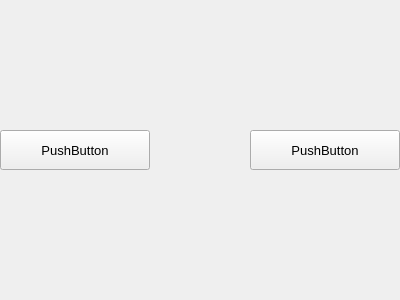
<?xml version="1.0" encoding="UTF-8"?>
<ui version="4.0">
 <class>DefaultRadioBtnGroup</class>
 <widget class="QWidget" name="DefaultRadioBtnGroup">
  <property name="geometry">
   <rect>
    <x>0</x>
    <y>0</y>
    <width>400</width>
    <height>300</height>
   </rect>
  </property>
  <property name="windowTitle">
   <string>Form</string>
  </property>
  <layout class="QHBoxLayout" name="horizontalLayout_2">
   <property name="spacing">
    <number>0</number>
   </property>
   <property name="leftMargin">
    <number>0</number>
   </property>
   <property name="topMargin">
    <number>0</number>
   </property>
   <property name="rightMargin">
    <number>0</number>
   </property>
   <property name="bottomMargin">
    <number>0</number>
   </property>
   <item>
    <layout class="QHBoxLayout" name="horizontalLayout">
     <item alignment="Qt::AlignLeft|Qt::AlignVCenter">
      <widget class="QPushButton" name="leftRadioBtn">
       <property name="minimumSize">
        <size>
         <width>150</width>
         <height>40</height>
        </size>
       </property>
       <property name="maximumSize">
        <size>
         <width>16777215</width>
         <height>40</height>
        </size>
       </property>
       <property name="font">
        <font>
         <family>Arial</family>
         <pointsize>10</pointsize>
        </font>
       </property>
       <property name="text">
        <string>PushButton</string>
       </property>
       <property name="checkable">
        <bool>true</bool>
       </property>
      </widget>
     </item>
     <item alignment="Qt::AlignRight">
      <widget class="QPushButton" name="rightRadioBtn">
       <property name="minimumSize">
        <size>
         <width>150</width>
         <height>40</height>
        </size>
       </property>
       <property name="maximumSize">
        <size>
         <width>16777215</width>
         <height>40</height>
        </size>
       </property>
       <property name="font">
        <font>
         <family>Arial</family>
         <pointsize>10</pointsize>
        </font>
       </property>
       <property name="text">
        <string>PushButton</string>
       </property>
       <property name="checkable">
        <bool>true</bool>
       </property>
      </widget>
     </item>
    </layout>
   </item>
  </layout>
 </widget>
 <resources/>
 <connections/>
</ui>
